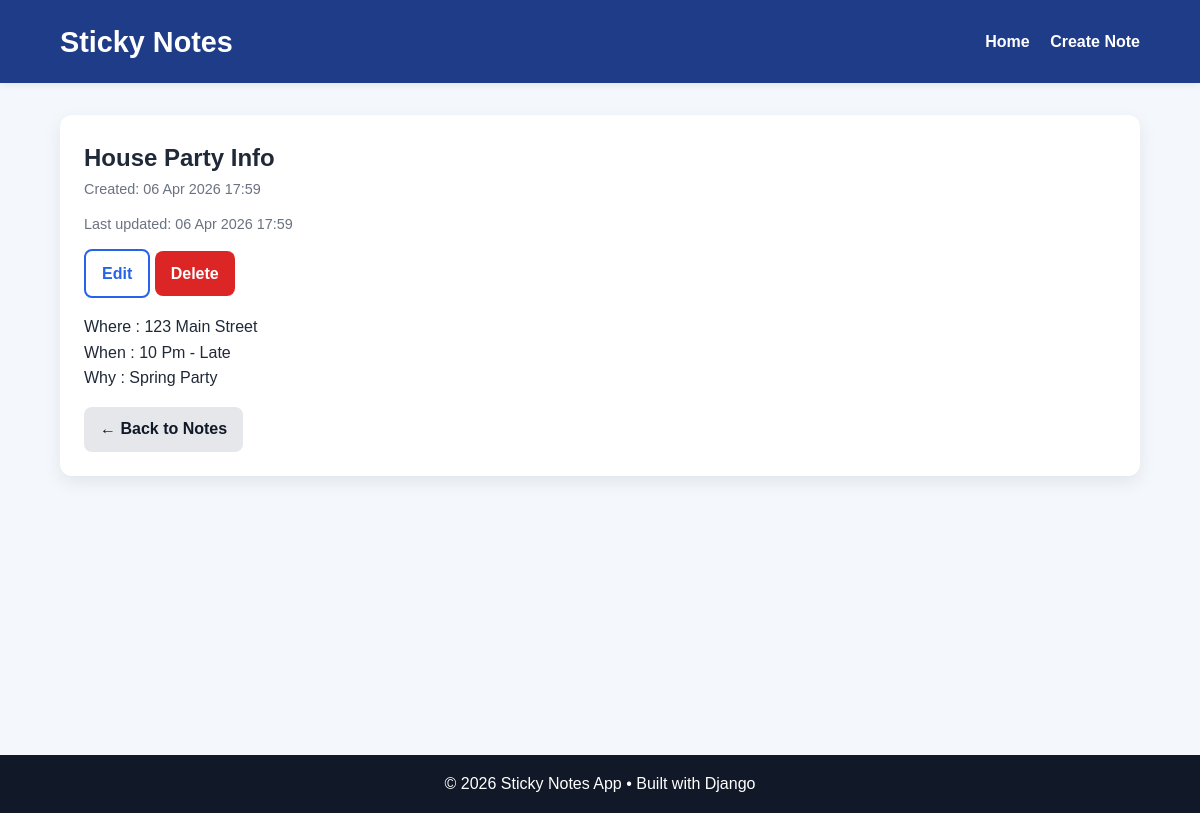
/note/1/, run on the app's committed database.
### notes/models.py (models this page shows, shortened)
class Note(models.Model):
    title = models.CharField(max_length=200)
    content = models.TextField()
    created_at = models.DateTimeField(auto_now_add=True)
    updated_at = models.DateTimeField(auto_now=True)
    class Meta:
        ordering = ["-created_at"]

### notes/views.py (the view)
# urls.py: path("note/<int:pk>/", views.note_detail, name="note_detail"),
def note_detail(request, pk):
    note = get_object_or_404(Note, pk=pk)
    return render(request, "notes/note_detail.html", {"note": note})

### notes/templates/notes/note_detail.html (shortened to what this page needs)
{% extends "base.html" %}
{% block content %}
<article class="detail-card">
    <div class="detail-header">
        <div>
            <h2>{{ note.title }}</h2>
            <p class="note-meta">Created: {{ note.created_at|date:"d M Y H:i" }}</p>
            <p class="note-meta">Last updated: {{ note.updated_at|date:"d M Y H:i" }}</p>
        </div>
        <div class="card-actions">
            <a class="btn btn-outline" href="{% url 'note_update' note.pk %}">Edit</a>
            <a class="btn btn-danger" href="{% url 'note_delete' note.pk %}">Delete</a>
        </div>
    </div>
    <div class="detail-content">
        <p>{{ note.content|linebreaks }}</p>
    </div>
    <a class="btn btn-secondary" href="{% url 'note_list' %}">← Back to Notes</a>
</article>
{% endblock %}

### notes/static/notes/styles.css (style rules this page uses)
* { box-sizing: border-box; margin: 0; padding: 0; }
body { font-family: Arial, Helvetica, sans-serif; background-color: #f4f7fb; color: #1f2937; line-height: 1.6; }
.btn { display: inline-block; padding: 0.6rem 1rem; border-radius: 8px; text-decoration: none; font-weight: bold; border: none; cursor: pointer; }
.btn-secondary { background: #e5e7eb; color: #111827; }
.btn-outline { border: 2px solid #2563eb; color: #2563eb; background: transparent; }
.btn-danger { background: #dc2626; color: white; }
.note-meta { font-size: 0.9rem; color: #6b7280; margin-bottom: 0.8rem; }
.detail-card { background: #ffffff; padding: 1.5rem; border-radius: 12px; box-shadow: 0 6px 18px rgba(0, 0, 0, 0.08); }
.detail-content { margin: 1rem 0; }

### data on the page
Note: title "House Party Info", created_at "06 Apr 2026 17:59", updated_at "06 Apr 2026 17:59", content "Where : 123 Main Street When : 10 Pm - Late Why : Spring Party"
